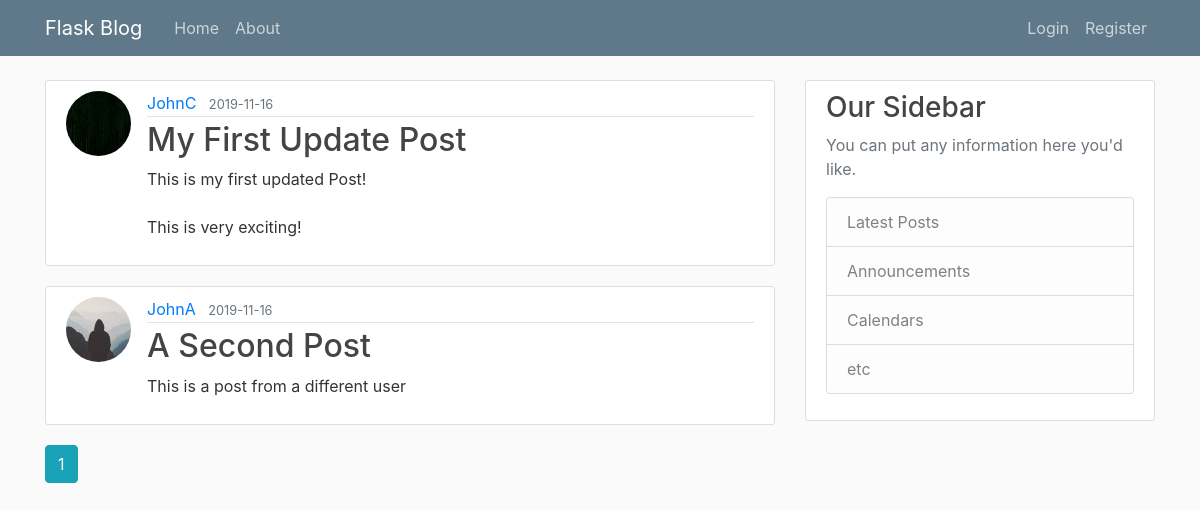
Page /home on the earlier database version.
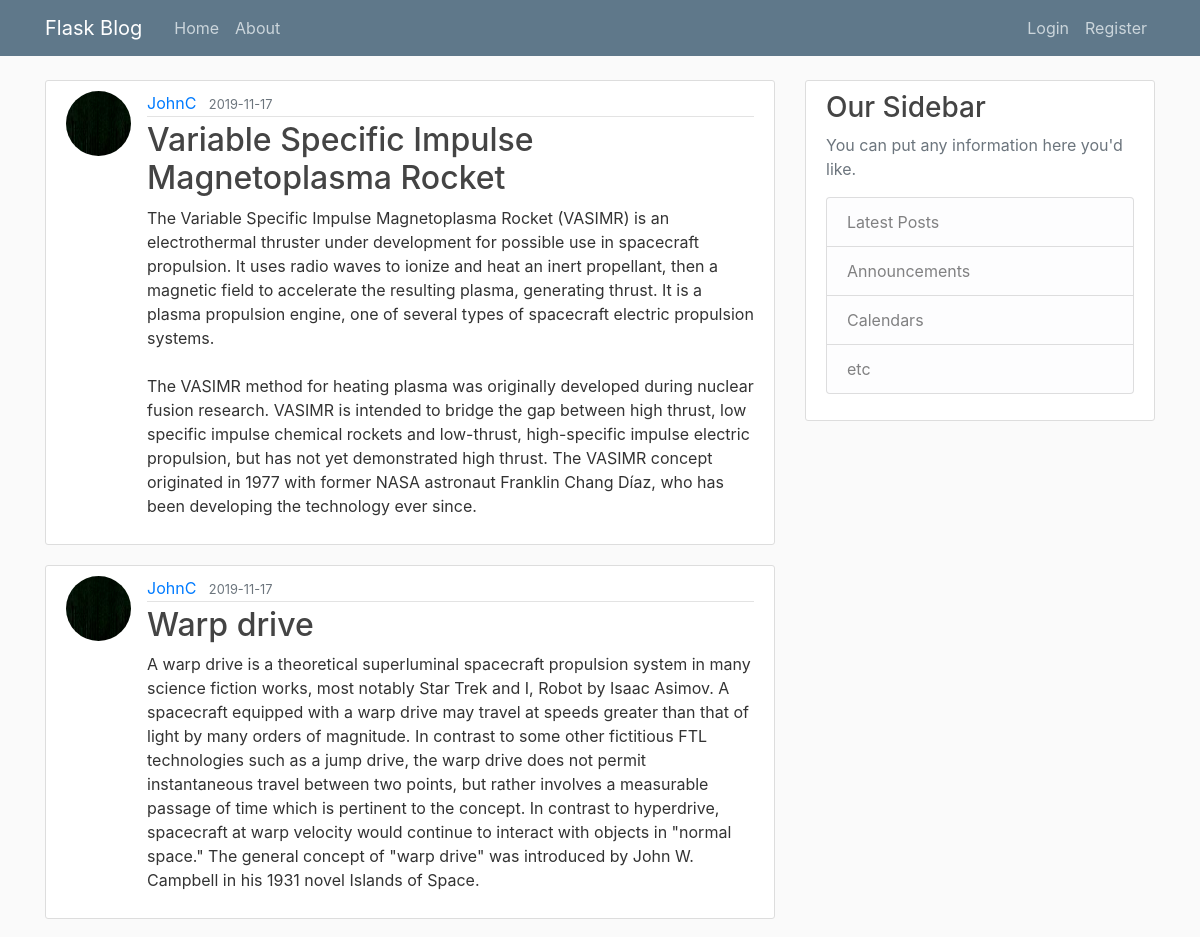
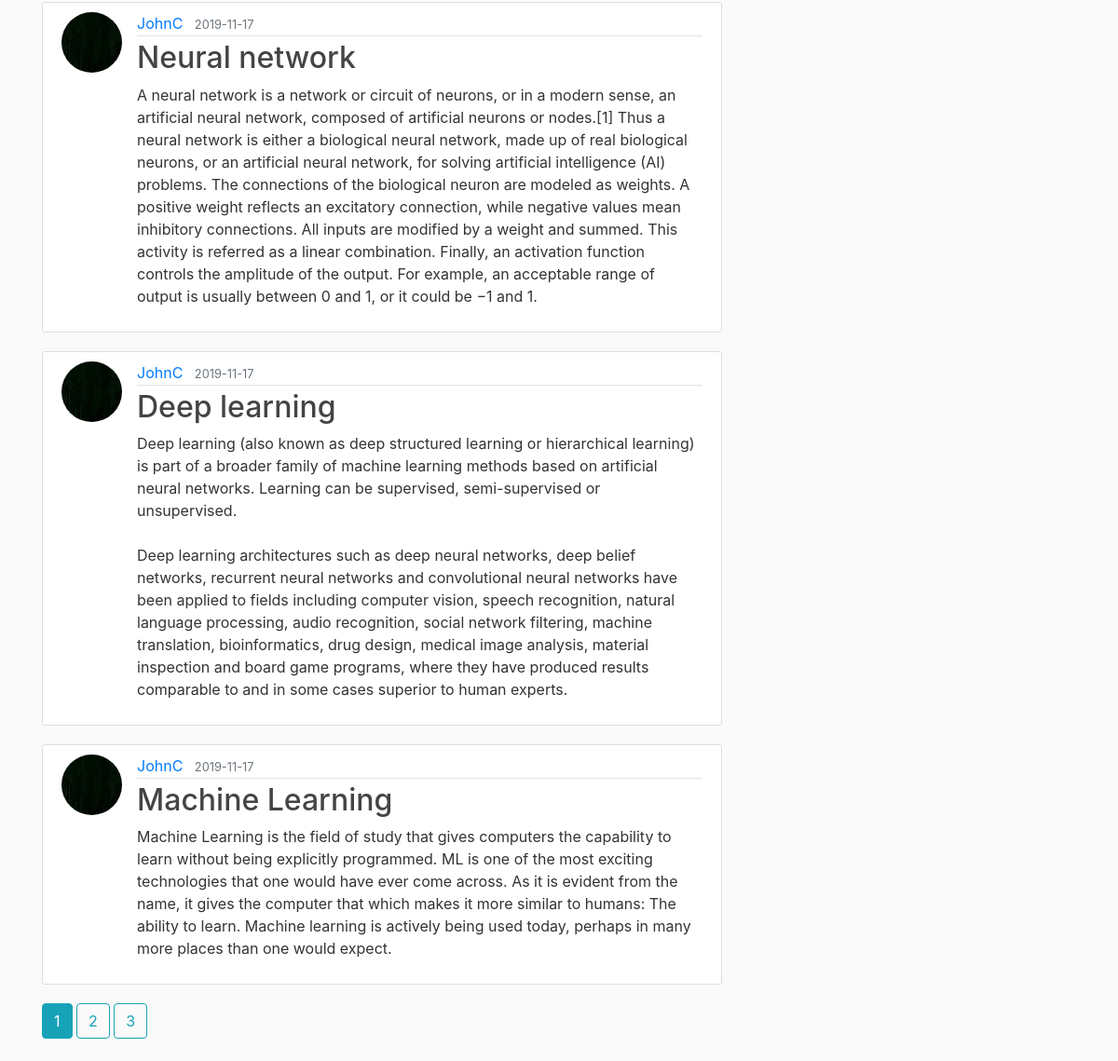
Same page on the later database version (2 pictures, top to bottom).
### flaskblog/models.py (models this page shows, shortened)
class Post(db.Model):
    id = db.Column(db.Integer, primary_key=True)
    title = db.Column(db.String(100), nullable=False)
    date_posted = db.Column(db.DateTime, nullable=False, default=datetime.utcnow)
    content = db.Column(db.Text, nullable=False)
    user_id= db.Column(db.Integer, db.ForeignKey('user.id'), nullable=False)

class User(db.Model, UserMixin):
    id = db.Column(db.Integer, primary_key=True)
    username = db.Column(db.String(20), unique=True, nullable=False)
    email = db.Column(db.String(120), unique=True, nullable=False)
    image_file = db.Column(db.String(20), nullable=False, default='default.jpg')
    password = db.Column(db.String(60), nullable=False)
    posts = db.relationship('Post', backref='author', lazy=True)

### flaskblog/routes.py (the view)
@app.route("/")
@app.route("/home")
def home():
    page = request.args.get('page', 1, type=int)
    posts = Post.query.order_by(Post.date_posted.desc()).paginate(page=page, per_page=5)
    return render_template("home.html", posts=posts)

### flaskblog/templates/home.html
{% extends "layout.html" %}
{% block content %}
{% for post in posts.items %}
<article class="media content-section">
    <img class="rounded-circle article-img" src="{{ url_for('static', filename='profile_pics/' + post.author.image_file) }}">
    <div class="media-body">
        <div class="article-metadata">
            <a class="mr-2" href="{{ url_for('user_posts', username=post.author.username) }}">{{ post.author.username }}</a>
            <small class="text-muted">{{ post.date_posted.strftime('%Y-%m-%d') }}</small>
        </div>
        <h2><a class="article-title" href="{{ url_for('post', post_id=post.id) }}">{{ post.title }}</a></h2>
        <p class="article-content">{{ post.content }}</p>
    </div>
</article>
{% endfor %}
{% for page_num in posts.iter_pages(left_edge=1, right_edge=1, left_current=1, right_current=2) %}
    {% if page_num %}
        {% if posts.page == page_num %}
            <a class="btn btn-info mb-4" href="{{ url_for('home', page=page_num) }}"> {{ page_num }} </a>
        {% else %}
        <a class="btn btn-outline-info mb-4" href="{{ url_for('home', page=page_num) }}"> {{ page_num }} </a>
        {% endif %}
    {% else %}
        ...
    {% endif %}
{% endfor %}
{% endblock content %}

Differences in the rows shown:
no longer on this page (row unchanged): Post: image_file (picture), author.username "JohnC", date_posted "2019-11-16", title "My First Update Post", content "This is my first updated Post! This is very exciting!"
no longer on this page (row unchanged): Post: image_file (placeholder picture), author.username "JohnA", date_posted "2019-11-16", title "A Second Post", content "This is a post from a different user"
added Post: image_file (picture), author.username "JohnC", date_posted "2019-11-17", title "Variable Specific Impulse Magnetoplasma Rocket", content "The Variable Specific Impulse Magnetoplasma Rocket (VASIMR) is an electrothermal thruster under development for possible use in spacecraft propulsion. It uses radio waves to ionize and heat an inert propellant, then a magnetic field to accelerate the resulting plasma, generating thrust. It is a plasma propulsion engine, one of several types of spacecraft electric propulsion systems. The VASIMR method for heating plasma was originally developed during nuclear fusion research. VASIMR is intended to bridge the gap between high thrust, low specific impulse chemical rockets and low-thrust, high-specific impulse electric propulsion, but has not yet demonstrated high thrust. The VASIMR concept…"
added Post: image_file (picture), author.username "JohnC", date_posted "2019-11-17", title "Warp drive", content "A warp drive is a theoretical superluminal spacecraft propulsion system in many science fiction works, most notably Star Trek and I, Robot by Isaac Asimov. A spacecraft equipped with a warp drive may travel at speeds greater than that of light by many orders of magnitude. In contrast to some other fictitious FTL technologies such as a jump drive, the warp drive does not permit instantaneous travel between two points, but rather involves a measurable passage of time which is pertinent to the concept. In contrast to hyperdrive, spacecraft at warp velocity would continue to interact with objects in \"normal space.\" The general concept of \"warp drive\" was introduced by John W. Campbell in his…"
added Post: image_file (picture), author.username "JohnC", date_posted "2019-11-17", title "Neural network", content "A neural network is a network or circuit of neurons, or in a modern sense, an artificial neural network, composed of artificial neurons or nodes.[1] Thus a neural network is either a biological neural network, made up of real biological neurons, or an artificial neural network, for solving artificial intelligence (AI) problems. The connections of the biological neuron are modeled as weights. A positive weight reflects an excitatory connection, while negative values mean inhibitory connections. All inputs are modified by a weight and summed. This activity is referred as a linear combination. Finally, an activation function controls the amplitude of the output. For example, an acceptable…"
added Post: image_file (picture), author.username "JohnC", date_posted "2019-11-17", title "Deep learning", content "Deep learning (also known as deep structured learning or hierarchical learning) is part of a broader family of machine learning methods based on artificial neural networks. Learning can be supervised, semi-supervised or unsupervised. Deep learning architectures such as deep neural networks, deep belief networks, recurrent neural networks and convolutional neural networks have been applied to fields including computer vision, speech recognition, natural language processing, audio recognition, social network filtering, machine translation, bioinformatics, drug design, medical image analysis, material inspection and board game programs, where they have produced results comparable to and in…"
added Post: image_file (picture), author.username "JohnC", date_posted "2019-11-17", title "Machine Learning", content "Machine Learning is the field of study that gives computers the capability to learn without being explicitly programmed. ML is one of the most exciting technologies that one would have ever come across. As it is evident from the name, it gives the computer that which makes it more similar to humans: The ability to learn. Machine learning is actively being used today, perhaps in many more places than one would expect."
Other differences:
new list line: "2"
new list line: "3"
